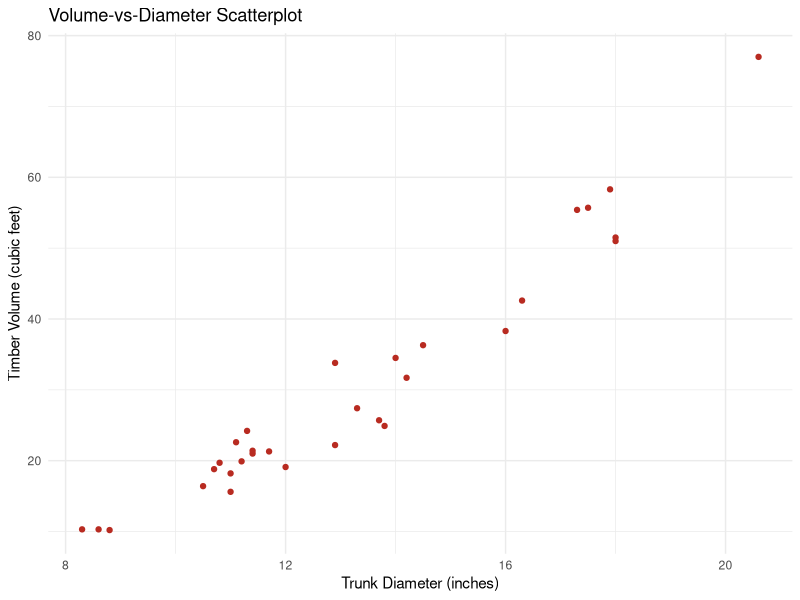
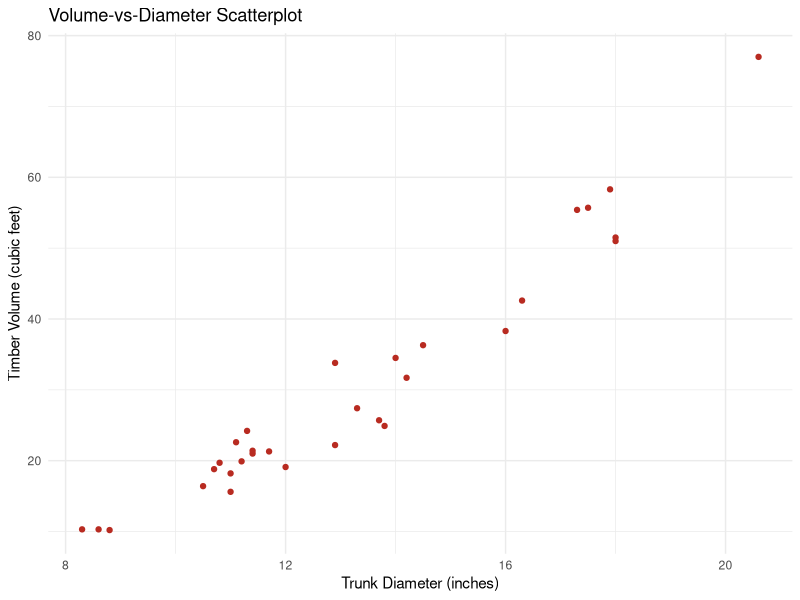
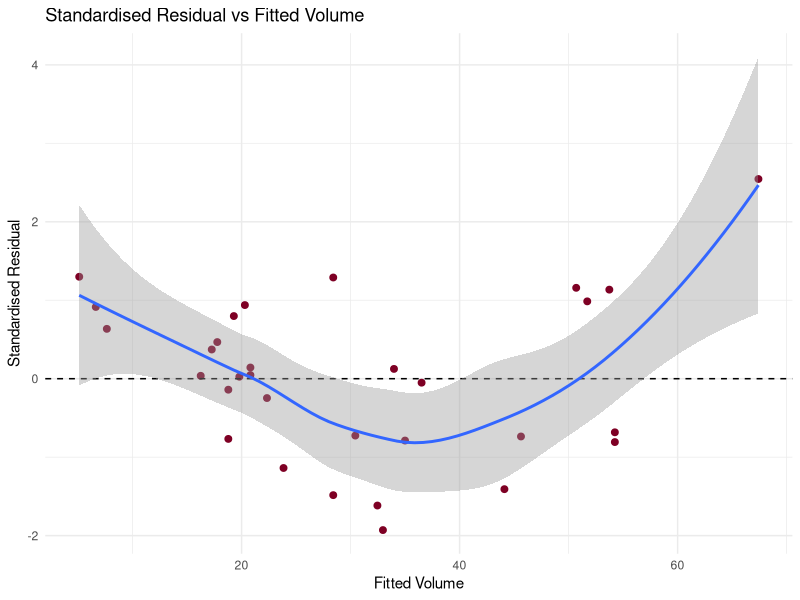
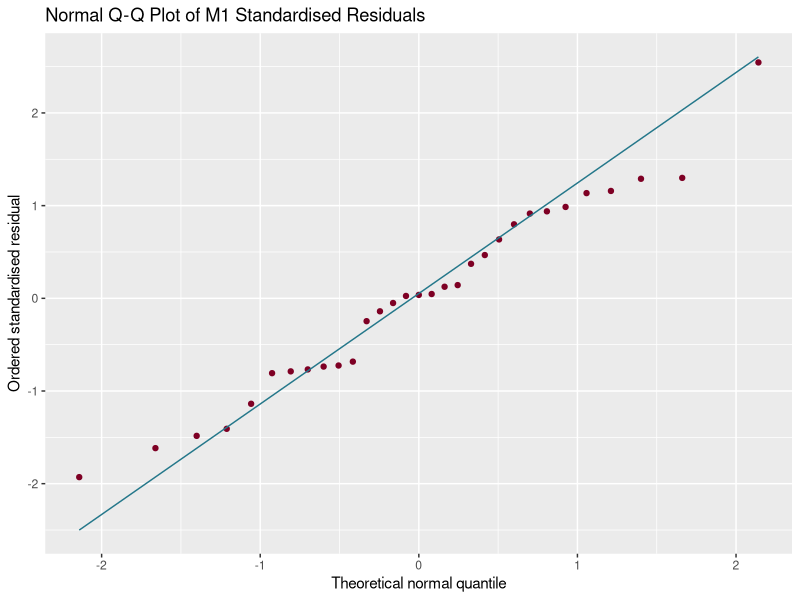
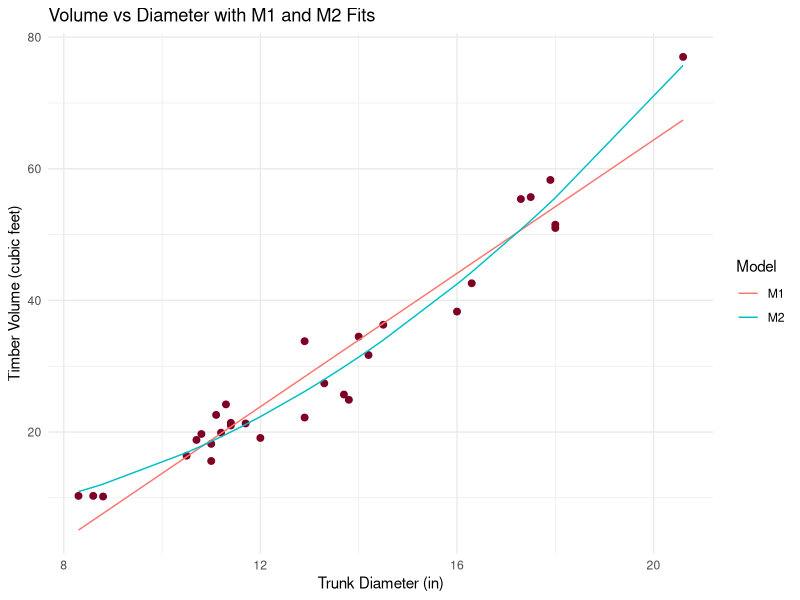
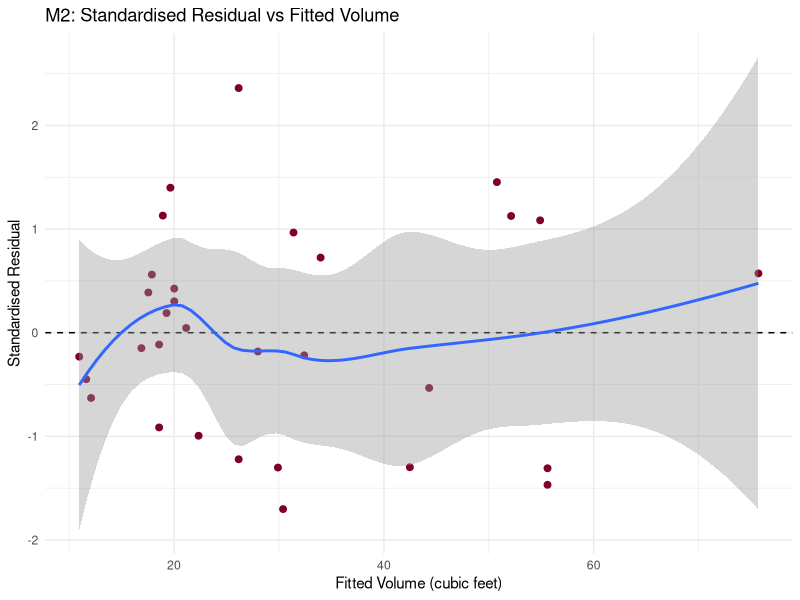
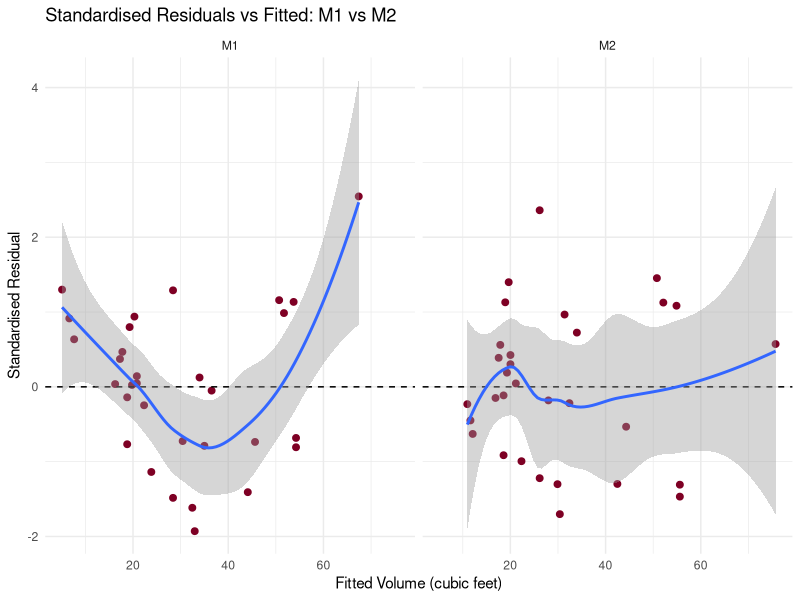
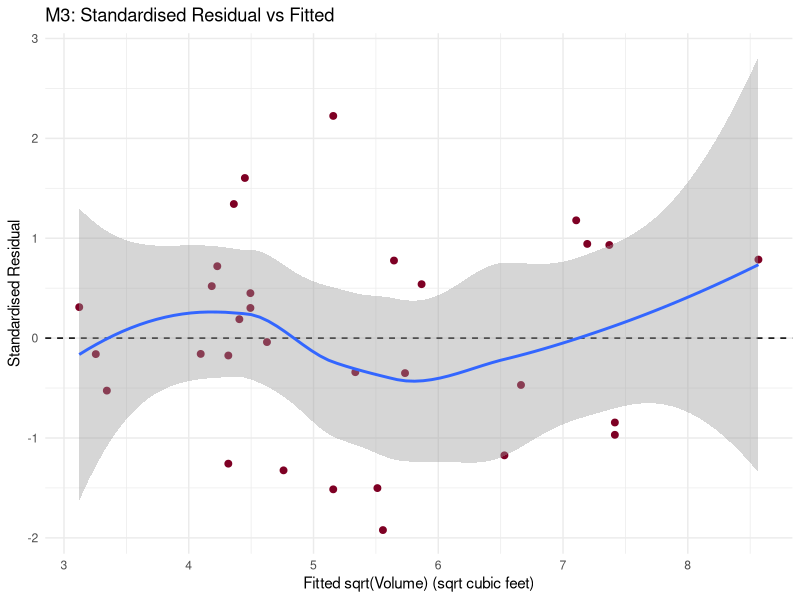

Write R code to recreate these figures, in order.
## STS4407 Tutorial 2
# Name: Sametha Sivalingam
# Matrix No: SA00280

## ------------------------------------------------------------------------------------------------------

## create "output" directory if necessary
dir.create("output", showWarnings = FALSE)

## load libraries
library(tidyverse) # dplyr, ggplot2

## -------------------------------------------------------------------------------------------------------

## Data Description

# tree_id: Tree Identifier
# girth_in: Trunk diameter (inches)
# height_ft: Tree height (feet)
# volume_ft3: Timber volume (cubic feet) ; the response variable

#---------------------------------------------------------------------------------------------------------

## QUESTION 1(a)

trees_raw <- read.csv("data/STS4407_Tutorial2_Trees.csv")

## check number of trees
nrow(trees_raw) # 31 rows
length(unique(trees_raw$tree_id)) # 31 unique tree id's
# Since there are 31 rows and 31 unique tree id's, therefore there are 31 trees in this dataset

## check missing values
colSums(is.na(trees_raw))
# tree_id: 0
# girth_in: 0
# height_ft: 0
# volume_ft3: 0
# hence, no missing values in any of the columns

## identify diameter (girth_in) range
# min & max of trees_raw$girth_in
range(trees_raw$girth_in, na.rm = TRUE)
# min value = 8.3
# max value = 20.6
# range = [8.3, 20.6]

## Identify the response, predictor and their units
# reponse = volume_ft3 (timber volume, cubic feet)
# predictor = girth_in (trunk diameter, inches)


## volume-vs-diameter scatterplot
vol_diameter_plot <- ggplot(trees_raw,
    aes(x = girth_in, y = volume_ft3)) +
    geom_point(colour = "#b82b21") +
    labs(title = "Volume-vs-Diameter Scatterplot",
        x = "Trunk Diameter (inches)",
        y = "Timber Volume (cubic feet)") + theme_minimal()

vol_diameter_plot

ggsave("output/volume_diameter_scatterplot.png",
    plot = vol_diameter_plot,
    width = 7, 
    height = 5, 
    units = "in",
    dpi = 300,
    bg = "white")

# There is a strong, positive, slightly curved relationship between trunk diameter and timber volume.
# As trunk diameter increase, timber volume generally increases, with volume tending to rise more rapidly at
# larger diameters. The points follow the overall pattern fairly closely, with no obvious outliers.

## ---------------------------------------------------------------------------------------------------------

## QUESTION 1(b)

## fit M1
M1 <- lm(volume_ft3 ~ girth_in, data = trees_raw)

summary(M1)
# Fitted equation: Volume = -36.9435 + 5.0659(Diameter)
# R-squared = 0.9353
# Residual std error = 4.252

# Interpretation: For each additional 1 inch in trunk diameter, the predicted timber volume increase by
# approximately 5.07 cubic feet.
# The intercept should not be given a physical interpretation because it predicts a timber volume of
# approximate;y -36.94 when trunk diameter is zero. This is not physically meaningful because a negative
# timber volume is impossible.
# A zero timber volume is outside the observed data range, so applying the fitted line there is 
# extrapolation.

## ---------------------------------------------------------------------------------------------------------

## QUESTION 1(c)

## Tree with diameter 15 inches
new_tree_data <- data.frame(girth_in = 15.00)

## Fitted value and 95% confidence interval for mean volume
predict(M1, newdata = new_tree_data,
    interval = "confidence", level = 0.95)
# fitted value = 39.04439
# 95% C.I. = (37.24858, 40.84019) cubic feet

## Fitted value and 95% prediction interval for one tree
predict(M1, newdata = new_tree_data,
    interval = "prediction", level = 0.95)
# fitted value = 39.04439
# 95% Prediction Interval = (30.16461, 47.92416) cubic feet

## Why the intervals differ
# The confidence interval estimates the mean volume of all trees with a diameter of 15 inches. It reflects
# uncertainty in estimating the mean response. 
# The prediction interval predicts the volume of one individual tree with a diameter of 15 inches
# The prediction interval is wider because it includes uncertainty in the estimated mean and the additional
# variation between individual trees.
# This is interpolation since 15 inches lies within the observed diameter range of 8.3 - 20.6 inches.

## --------------------------------------------------------------------------------------------------------

## QUESTION 1(d)

tree_fit_df <- trees_raw %>%
    mutate(fitted_volume = fitted(M1),
        residual = residuals(M1))


tree_b05 <- tree_fit_df %>%
    filter(tree_id == "B05")
tree_b05

print(tree_b05["volume_ft3"] - tree_b05["fitted_volume"]) # 1.538795

# Observed Volume = 18.8 cubic feet
# Fitted Volume = 17.2612 cubic feet
# Residual = 1.538795 cubic feet
# The residual is positive which means Tree B05's observed volume is approximately 1.54 cubic feet greater
# than its fitted volume. M1 underestimates this tree's volume by approximately 1.54 cubic feet.
# The residual has the same unit as the volume ; cubic feet
# The residual is observable because it is calculated using the observed volume and the fitted regression line.
# It estimates the true error because the true population mean relationship is unknown.

## -------------------------------------------------------------------------------------------------------------

## QUESTION 2(a)

## Standardised Residual-vs-fitted plot
tree_fit_df <- tree_fit_df %>%
    mutate(std_residual = rstandard(M1))

stdr_fitted_plot <- ggplot(tree_fit_df,
    aes(x = fitted_volume, y = std_residual)) +
    geom_point(colour = "#7E0024", size = 2) +
    geom_hline(yintercept = 0, linetype = "dashed") +
    geom_smooth(method = "loess", formula = y ~ x, se = TRUE) + 
    labs(title = "Standardised Residual vs Fitted Volume",
        x = "Fitted Volume", y = "Standardised Residual") + theme_minimal()

ggsave("output/stdresid_vs_fitted_plot.png",
    plot = stdr_fitted_plot,
    width = 7, 
    height = 5, 
    units = "in",
    dpi = 300,
    bg = "white")

# The smooth trend is U-shaped: above zero at low-fitted values, below zero in the middle, and rising again
# at the high end. This suggests M1's linear mean is missing curvature, such as a quadratic term. The rise at
# the far right rests heavily on one point, so the evidence is suggestive not conclusive.
# The spread looks broadly similar across fitted values so changing variance is not obviously a 
# concern.  However, a plot with only 31 points cannot prove constant variance, it can only give some evidence for it.
# The shaded band (se = TRUE) shows the uncertainty in the smooth trend, which is wide at the extremes where
# data is sparse.

## -------------------------------------------------------------------------------------------------------------

## QUESTION 2(b)

## Normal Q-Q Plot of M1 standardised residuals
m1_qq_plot <- ggplot(tree_fit_df,
    aes(sample = std_residual)) +
    stat_qq(colour = "#7E0024") +
    stat_qq_line(colour = "#24778A") +
    labs(title = "Normal Q-Q Plot of M1 Standardised Residuals",
        x = "Theoretical normal quantile",
        y = "Ordered standardised residual")

ggsave("output/m1_norm_qq_stdresid_plot.png",
    plot = m1_qq_plot,
    width = 7, 
    height = 5, 
    units = "in",
    dpi = 300,
    bg = "white")

# The points in the middle follow the reference line closely. The centre looks consistent with normality.
# The tails depart slightly. At the lower end, the lowest points sit above the line, so the lower tail looks
# lighter than normal. At the upper end, the points from about 1 to 1.7 fall below the line, then the single
# largest point (about 2.5) lands on or just above it. This gives a mild right-skew pattern. 

# The errors are assumed normal.
# A Q-Q plot cant show independence because it ignores the order and structure of the data.
# The plot only shows the marginal distribution of the residuals.
## ------------------------------------------------------------------------------------------------------------

## QUESTION 2(c)

## Fit M2
M2 <- lm(volume_ft3 ~ girth_in + I(girth_in^2), data = trees_raw)
summary(M2)
# Fitted equation: Timber Volume = 10.78627 - 2.09214(Trunk Diameter) + 0.25454(Trunk Diameter^2)

tree_compare_fit <- trees_raw %>% 
    mutate(fit_M1 = fitted(M1),
        fit_M2 = fitted(M2))

m1_vs_m2_fits <- ggplot(tree_compare_fit, aes(x = girth_in, y = volume_ft3)) +
    geom_point(colour = "#7E0024", size = 2) +
    geom_line(aes(y = fit_M1, colour = "M1")) +
    geom_line(aes(y = fit_M2, colour = "M2")) +
    labs(title = "Volume vs Diameter with M1 and M2 Fits",
        x = "Trunk Diameter (in)", y = "Timber Volume (cubic feet)", colour = "Model") +
    theme_minimal()

ggsave("output/m1_vs_m2_fits.png",
    plot = m1_vs_m2_fits,
    width = 7, 
    height = 5, 
    units = "in",
    dpi = 300,
    bg = "white")

# M1 is a straight line (its slope is constant) whereas M2 is a curve that bends upward, getting steeper as
# diameter increases. 
# In the middle (about 12 to 16 in): M1 sits above many of the points, giving negative residuals,
# while M2 dips below M1 and tracks the data better.
# At large diameters (about 20 in): M1 falls short of the highest point (about 77), giving a positive residual,
# while M2 rises to meet it.
# However, M2's curve is fairly gentle (the two lines are not far apart)
# THe gap is largest at the two ends, so there is evidence of an improvement from the quadratic term (girth_in^2)
# but it is modest. 

# I(girth_in^2): `^` means interaction crossing, so I() makes R treat it as arithmetic squaring
# M2 is linear is its coefficients because the model is linear in b0, b1, b2 and only the predictor is transformed.
## ------------------------------------------------------------------------------------------------------------------

# -- QUESTION 2(d)

## Compare adjusted R-squared of M1 and M2
summary(M1)$adj.r.squared # 0.9330895
summary(M2)$adj.r.squared # 0.9588428

## Compare residual standard errors
summary(M1)$sigma # 4.251988
summary(M2)$sigma # 3.334785

## Add M2 fitted values and standardised residuals
tree_fit_df <- tree_fit_df %>%
    mutate(fitted_M2 = fitted(M2),
        std_resid_M2 = rstandard(M2))

## Standardised residual-vs-fitted plot for M2
stdr_fitted_M2_plot <- ggplot(tree_fit_df,
    aes(x = fitted_M2, y = std_resid_M2)) +
    geom_point(colour = "#7E0024", size = 2) +
    geom_hline(yintercept = 0, linetype = "dashed") +
    geom_smooth(method = "loess", formula = y ~ x, se = TRUE) +
    labs(title = "M2: Standardised Residual vs Fitted Volume",
        x = "Fitted Volume (cubic feet)", y = "Standardised Residual") +
    theme_minimal()

ggsave("output/stdresid_vs_fitted_M2.png",
    plot = stdr_fitted_M2_plot,
    width = 7, height = 5, units = "in", dpi = 300, bg = "white")

## Side-by-side comparison of M1 and M2 residual plots
resid_compare <- bind_rows(
    tree_fit_df %>% transmute(model = "M1", fitted = fitted_volume, std_resid = std_residual),
    tree_fit_df %>% transmute(model = "M2", fitted = fitted_M2, std_resid = std_resid_M2))

resid_compare_plot <- ggplot(resid_compare, aes(x = fitted, y = std_resid)) +
    geom_point(colour = "#7E0024", size = 2) +
    geom_hline(yintercept = 0, linetype = "dashed") +
    geom_smooth(method = "loess", formula = y ~ x, se = TRUE) +
    facet_wrap(~ model) +
    labs(title = "Standardised Residuals vs Fitted: M1 vs M2",
        x = "Fitted Volume (cubic feet)", y = "Standardised Residual") +
    theme_minimal()

ggsave("output/stdresid_M1_vs_M2.png",
    plot = resid_compare_plot,
    width = 9, height = 5, units = "in", dpi = 300, bg = "white")

## Comparison table (M1 vs M2)
m1_m2_table <- data.frame(
    Model = c("M1", "M2"),
    Adj_R2 = c(summary(M1)$adj.r.squared, summary(M2)$adj.r.squared),
    RSE = c(summary(M1)$sigma, summary(M2)$sigma))
m1_m2_table
write.csv(m1_m2_table, "output/m1_vs_m2_table.csv", row.names = FALSE)

# - M2 has the higher adjusted R-squared and the smaller RSE.
# - M1's smooth shows a U-shape; slightly flatter for M2.
# - Verdict: M2 gives the more adequate mean shape if the U-shape is reduced.
# - Limit: in-sample measures from only 31 trees; residual plots are subjective;
#   no hold-out data to check prediction.


## -------------------------------------------------------------------------------------------------------------

# -- QUESTION 3(a)

## Fit M3
M3 <- lm(sqrt(volume_ft3) ~ girth_in, data = trees_raw)
summary(M3)

# fitted equation: Sqrt(Volume) = -0.55183 + 0.44262(Diameter)


tree_fit_df <- tree_fit_df %>%
    mutate(fitted_M3 = fitted(M3),
        std_resid_M3 = rstandard(M3))

## Standardised residual-vs-fitted plot for M3
m3_resid_plot <- ggplot(tree_fit_df,
    aes(x = fitted_M3, y = std_resid_M3)) +
    geom_point(colour = "#7E0024", size = 2) +
    geom_hline(yintercept = 0, linetype = "dashed") +
    geom_smooth(method = "loess", formula = y ~ x, se = TRUE) +
    labs(title = "M3: Standardised Residual vs Fitted",
        x = "Fitted sqrt(Volume) (sqrt cubic feet)", y = "Standardised Residual") +
    theme_minimal()

ggsave("output/m3_stdresid_vs_fitted.png",
    plot = m3_resid_plot,
    width = 7, height = 5, units = "in", dpi = 300, bg = "white")

## Normal Q-Q plot for M3
m3_qq_plot <- ggplot(tree_fit_df, aes(sample = std_resid_M3)) +
    stat_qq(colour = "#7E0024") +
    stat_qq_line(colour = "#24778A") +
    labs(title = "Normal Q-Q Plot of M3 Standardised Residuals",
        x = "Theoretical normal quantile",
        y = "Ordered standardised residual") +
    theme_minimal()

ggsave("output/m3_norm_qq_stdresid_plot.png",
    plot = m3_qq_plot,
    width = 7, height = 5, units = "in", dpi = 300, bg = "white")

# Interpretation (write after viewing your plots):
# - Compare M3's residual smooth with M1's U-shape: is the curvature reduced?
# - Remember the response is sqrt(volume) in sqrt(cubic feet), not cubic feet,
#   so M3's slope is the change in sqrt(volume) per inch of diameter.
# - Comment on the Q-Q plot centre and tails.

## -------------------------------------------------------------------------------------------------------------
## QUESTION 3(b)

## Check that the log transformation is defined (volume must be > 0)
any(trees_raw$volume_ft3 <= 0)   # FALSE = all volumes positive, so log is defined
min(trees_raw$volume_ft3) # 10.2

## Fit M4  (natural log; response scale = log(cubic feet))
M4 <- lm(log(volume_ft3) ~ girth_in, data = trees_raw)
summary(M4)
# Fitted equation: log(Volume) = 1.118997 + 0.162566(Diameter)  

tree_fit_df <- tree_fit_df %>%
    mutate(fitted_M4 = fitted(M4),
        std_resid_M4 = rstandard(M4))

## Standardised residual-vs-fitted plot for M4
m4_resid_plot <- ggplot(tree_fit_df,
    aes(x = fitted_M4, y = std_resid_M4)) +
    geom_point(colour = "#7E0024", size = 2) +
    geom_hline(yintercept = 0, linetype = "dashed") +
    geom_smooth(method = "loess", formula = y ~ x, se = TRUE) +
    labs(title = "M4: Standardised Residual vs Fitted",
        x = "Fitted log(Volume) (log cubic feet)", y = "Standardised Residual") +
    theme_minimal()

ggsave("output/m4_stdresid_vs_fitted.png",
    plot = m4_resid_plot,
    width = 7, height = 5, units = "in", dpi = 300, bg = "white")

## Normal Q-Q plot for M4
m4_qq_plot <- ggplot(tree_fit_df, aes(sample = std_resid_M4)) +
    stat_qq(colour = "#7E0024") +
    stat_qq_line(colour = "#24778A") +
    labs(title = "Normal Q-Q Plot of M4 Standardised Residuals",
        x = "Theoretical normal quantile",
        y = "Ordered standardised residual") +
    theme_minimal()

ggsave("output/m4_norm_qq_stdresid_plot.png",
    plot = m4_qq_plot,
    width = 7, height = 5, units = "in", dpi = 300, bg = "white")

## Side-by-side M3 vs M4 residual plots
resid_m3_m4 <- bind_rows(
    tree_fit_df %>% transmute(model = "M3 (sqrt scale)", fitted = fitted_M3, std_resid = std_resid_M3),
    tree_fit_df %>% transmute(model = "M4 (log scale)", fitted = fitted_M4, std_resid = std_resid_M4))

resid_m3_m4_plot <- ggplot(resid_m3_m4, aes(x = fitted, y = std_resid)) +
    geom_point(colour = "#7E0024", size = 2) +
    geom_hline(yintercept = 0, linetype = "dashed") +
    geom_smooth(method = "loess", formula = y ~ x, se = TRUE) +
    facet_wrap(~ model, scales = "free_x") +
    labs(title = "Standardised Residuals vs Fitted: M3 vs M4",
        x = "Fitted value (model scale)", y = "Standardised Residual") +
    theme_minimal()

ggsave("output/stdresid_M3_vs_M4.png",
    plot = resid_m3_m4_plot,
    width = 9, height = 5, units = "in", dpi = 300, bg = "white")

# Interpretation

## -------------------------------------------------------------------------------------------------------------
## QUESTION 3(c)

## Predictions at diameter = 15 inches (new_tree_data from Q1(c))
pred_M1 <- predict(M1, newdata = new_tree_data)   # cubic feet
pred_M3 <- predict(M3, newdata = new_tree_data)   # sqrt(cubic feet)
pred_M4 <- predict(M4, newdata = new_tree_data)   # log(cubic feet)

## Direct inverses back to the volume scale
pred_M3_vol <- pred_M3^2      # square the M3 prediction
pred_M4_vol <- exp(pred_M4)   # exponentiate the M4 prediction

pred_table <- data.frame(
    Model = c("M1", "M3", "M4"),
    Model_scale_prediction = c(pred_M1, pred_M3, pred_M4),
    Model_scale = c("cubic feet", "sqrt(cubic feet)", "log(cubic feet)"),
    Volume_scale_prediction = c(pred_M1, pred_M3_vol, pred_M4_vol))
pred_table
write.csv(pred_table, "output/predictions_at_15in.csv", row.names = FALSE)

# Compare M3 and M4 volume-scale predictions with M1 (39.04 cubic feet).
# Why direct inverses are not automatically arithmetic conditional mean volumes:
# A model fitted on a transformed scale predicts the average of the transformed values and
# converting that back does not give you the average of the original values.
# For example, Squaring the average of the square roots comes out lower than the average of the original values, 
# because squaring stretches the large values more than the small ones, and that stretching is lost when you average 
# first and square afterwards. The same thing happens with the log scale and exponentiating.
# Direct inverses: M3; omits variance term on square-root scale, M4; omits exp(sigma^2/2) factor
## -------------------------------------------------------------------------------------------------------------
## QUESTION 3(d)

## Summary table for M1-M4 (supports the recommendation)
model_summary <- data.frame(
    Model = c("M1", "M2", "M3", "M4"),
    Response = c("volume (ft3)", "volume (ft3)", "sqrt(volume) (sqrt ft3)", "log(volume) (log ft3)"),
    Adj_R2 = c(summary(M1)$adj.r.squared, summary(M2)$adj.r.squared,
        summary(M3)$adj.r.squared, summary(M4)$adj.r.squared),
    RSE = c(summary(M1)$sigma, summary(M2)$sigma,
        summary(M3)$sigma, summary(M4)$sigma))
model_summary
write.csv(model_summary, "output/model_summary_M1_M4.csv", row.names = FALSE)

# Recommendation (120-180 words) goes in the PDF report. Include:
# - Preferred model, justified by residual and Q-Q diagnostics
# - Response scales: M1/M2 ft3, M3 sqrt(ft3), M4 log(ft3)
# - At least two limitations (n = 31, one predictor, back-transformation bias, in-sample only)
# - Why R2 / RSE cannot rank models across response scales (different units and scales)
# - Extra evidence: cross-validation or hold-out set, errors compared on the original volume scale
